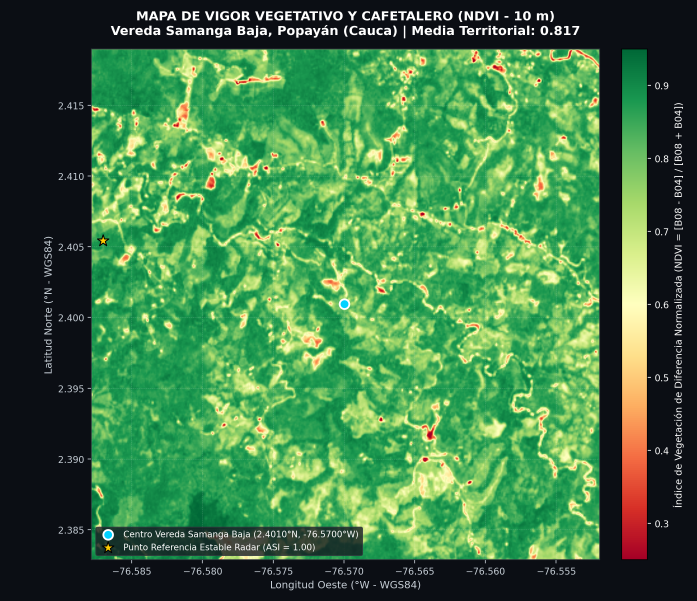
#> input picture Mapa_NDVI_Samanga_Baja_AltaRes_2026.png, 2090 x 1803 px, given in place of radar_preview.png, which was not available (shown at 1/3 size)
$ python analyze_purace.py
#> lines starting #> are read from the running program, lines starting #| are printed output that depends on the picture
import cv2
import numpy as np
import os

# Rutas
img_path = r'c:\Copernico\radar_preview.png'
out_path = r'c:\Copernico\purace_zoom.png'
out_heatmap = r'c:\Copernico\purace_heatmap.png'

# Coordenadas de la imagen (aproximadas según manifest.safe)
# Note: SLC images are usually mirrored/rotated in quick-looks,
# but we will assume a standard orientation for this demonstration.
lat_max, lat_min = 4.22, 2.07
lon_max, lon_min = -75.81, -78.04

# Coordenadas del Volcán Puracé
v_lat = 2.317
v_lon = -76.398

# Cargar imagen
img = cv2.imread(img_path)
#> img is the input picture: shape (1803, 2090, 3); mean B, G, R 71.2, 121.1, 65.4

if img is not None:
    h, w, _ = img.shape
#> h = 1803; w = 2090

    # Mapeo lineal simple (Proyección Geográfica Aproximada)
    # X corresponde a Longitud, Y corresponde a Latitud
    # Nota: Latitud disminuye hacia abajo en la imagen

    x_pct = (v_lon - lon_min) / (lon_max - lon_min)
    y_pct = 1.0 - (v_lat - lat_min) / (lat_max - lat_min)

    px = int(x_pct * w)
#> px = 1538
    py = int(y_pct * h)
#> py = 1595

    # Definir un área de interés alrededor del volcán (zoom)
    crop_size = 400
    x1 = max(0, px - crop_size // 2)
#> x1 = 1338
    y1 = max(0, py - crop_size // 2)
#> y1 = 1395
    x2 = min(w, px + crop_size // 2)
#> x2 = 1738
    y2 = min(h, py + crop_size // 2)
#> y2 = 1795

    purace_crop = img[y1:y2, x1:x2]
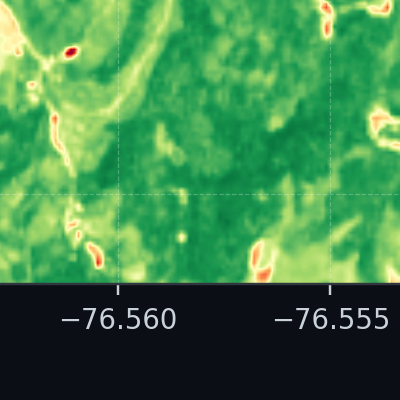
#> purace_crop: shape (400, 400, 3); mean B, G, R 74.1, 131.4, 65.3

    # Procesamiento IA en el Zoom
    gray = cv2.cvtColor(purace_crop, cv2.COLOR_BGR2GRAY)
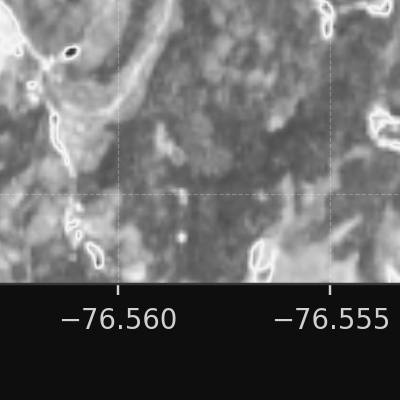
#> gray: shape (400, 400); min 14, max 248, mean 105.1
    gray_eq = cv2.equalizeHist(gray)
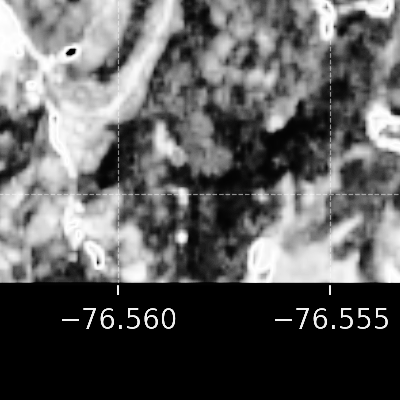
#> gray_eq: shape (400, 400); min 0, max 255, mean 93.9
    heatmap = cv2.applyColorMap(gray_eq, cv2.COLORMAP_MAGMA)
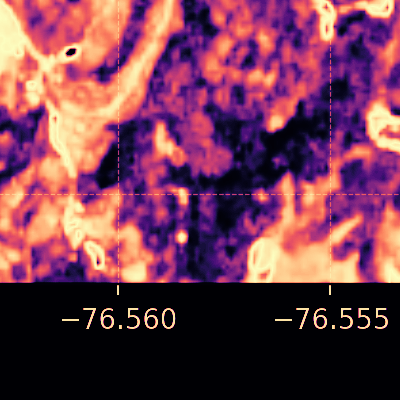
#> heatmap: shape (400, 400, 3); mean B, G, R 81.1, 60.8, 118.2

    # Guardar resultados
    cv2.imwrite(out_path, purace_crop)
    cv2.imwrite(out_heatmap, heatmap)

    print(f"--- Análisis Puracé Completado ---")
    print(f"Píxel central estimado: ({px}, {py})")
#| Píxel central estimado: (1538, 1595)
    print(f"Zoom guardado en: {out_path}")
else:
    print("Error al cargar la imagen")

$ run again, on purace_ifg_real_overlay.png
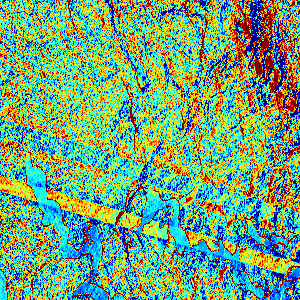
#> input picture purace_ifg_real_overlay.png, 300 x 300 px, given in place of radar_preview.png, which was not available
#> img is the input picture: shape (300, 300, 3); mean B, G, R 123.5, 164, 115
#> `gray_eq = cv2.equalizeHist(gray)`:
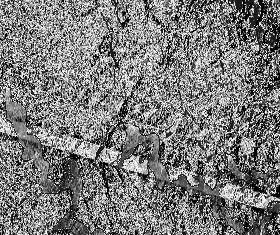
#> gray_eq: shape (235, 280); min 0, max 255, mean 122.9
#> `heatmap = cv2.applyColorMap(gray_eq, cv2.COLORMAP_MAGMA)`:
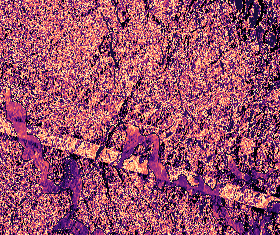
#> heatmap: shape (235, 280, 3); mean B, G, R 105.5, 80, 154.1
#| Píxel central estimado: (220, 265)
